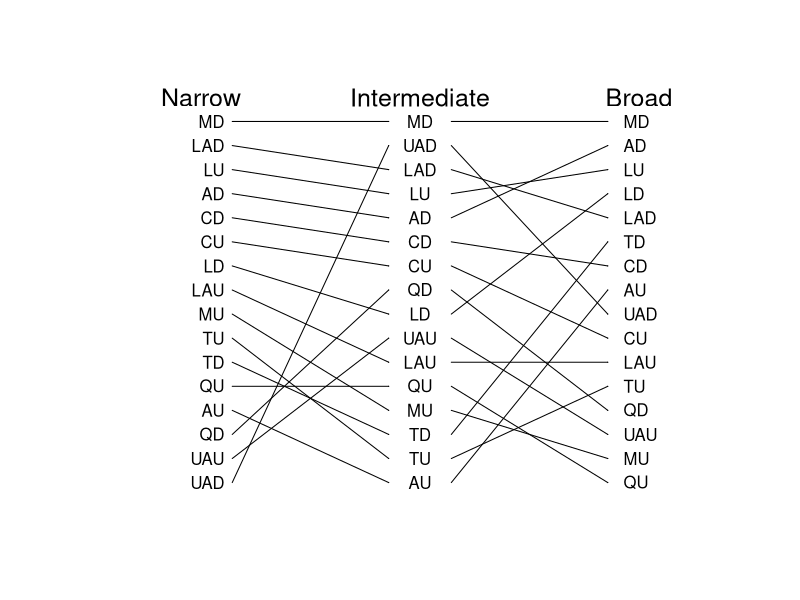

Generate this figure with R:
## ---- chunk 1
###Making a plot of how high pressure predation sites are when measured in 
#different levels of predation

setwd("C:\\Users\\faj\\Documents\\OneDrive for Business\\research\\bioTIME\\users\\Faith\\TriniFishPredation")

library(dplyr)
library(tidyr)
library(ggplot2)
library(lme4)
library(Cairo)


#preparing data 

fishDataAll <- read.csv("Fish data June 2017.csv")
head(fishDataAll)

siteCodes <- read.csv("siteCodes.csv")

selectMonths <- c("07", "08")# i am selecting out these months because then i can use the last timepoint 


group12 <- c("Hoplias malabaricus", "Crenicichla frenata", "Gymnotus carapo", "Anablepsoides hartii",
			"Cichlasoma taenia", "Cichlasoma taenia", "Corynopoma riisei", "Roeboides dientonito", 
			"Agonostomus monticola", "Rhamdia quelen", "andinoacara pulcher", "Hemigrammus unilineatus", "Rivulus hartii")


#select data from only the July and Auguest, and remove first year 
SelectData <- fishDataAll %>% 
	separate(date, c("Day", "Month", "Year"), sep = "/") %>%
	filter(Year != 2010)%>%
	filter(Month %in% selectMonths)

fishData <- data.frame(SelectData)

#calculate biomass
fishData$TotBiomass <- (fishData$numbercaught + fishData$numberseen)* fishData$weight


#calculating percentage biomass
TotBioSite<- fishData %>% 
	group_by(site, Year) %>%
	summarise(BiomasSiteSum = sum(TotBiomass, na.rm=TRUE))

siteBiomass <- data.frame(TotBioSite)

#Narrow Predation data
#-------------------------

#sum biomass per site and year
predatorsBioN <- fishData %>% 
	filter(species == "Hoplias malabaricus" | species == "Crenicichla frenata") %>%
	group_by(site, Year) %>%
	summarise(BiomassSum = sum(TotBiomass))

predatorsBio <- data.frame(predatorsBioN)
predatorsBio$Year <- as.numeric(predatorsBio$Year)
siteBiomass$Year <- as.numeric(siteBiomass$Year)

FishDataTot <- merge(siteBiomass, predatorsBio, by = c("site" ,"Year"),all=TRUE) # this makes sure i 
#know what years had no predators recoreded in 
head(FishDataTot)
FishDataTot$BiomassSum[is.na(FishDataTot$BiomassSum)] <- 0

FishDataTot$PropMass <- FishDataTot$BiomassSum / FishDataTot$BiomasSiteSum

Narrow <- aggregate(FishDataTot$BiomassSum, list(FishDataTot$site), mean, na.rm=TRUE)

orderNarrow <- Narrow[order(Narrow$x),]
head(orderNarrow)

orderNarrow$predOrderN <- c(1:nrow(orderNarrow))

#Middle predation 
#------------------------------

#there are no fsih of species Anablepsoides hartii

#sum biomass per site and year
predatorsBioM <- fishData %>% 
	filter(species == "Hoplias malabaricus" | species == "Crenicichla frenata" | 
		species == "Gymnotus carapo" | species == "Rivulus hartii") %>%
	group_by(site, Year) %>%
	summarise(BiomassSum = sum(TotBiomass))

predatorsBioMl <- data.frame(predatorsBioM)

predatorsBioMl$Year <- as.numeric(predatorsBioMl$Year)

FishDataTotM <- merge(siteBiomass, predatorsBioM, by = c("site" ,"Year"),all=TRUE) # this makes sure i 
#know what years had no predators recoreded in 
head(FishDataTotM)
FishDataTotM$BiomassSum[is.na(FishDataTotM$BiomassSum)] <- 0

FishDataTotM$PropMass <- FishDataTotM$BiomassSum / FishDataTotM$BiomasSiteSum


Middle <- aggregate(FishDataTotM$BiomassSum, list(FishDataTotM$site), mean, na.rm=TRUE)

orderMiddle<- Middle[order(Middle$x),]
head(orderMiddle)

orderMiddle$predOrderM <- c(1:nrow(orderMiddle))

#Wide predation 
#------------------------------

#there are no fsih of species Anablepsoides hartii

#sum biomass per site and year
predatorsBioW <- fishData %>% 
	filter(species %in% group12) %>%
	group_by(site, Year) %>%
	summarise(BiomassSum = sum(TotBiomass))

predatorsBioWd <- data.frame(predatorsBioW)

predatorsBioWd$Year <- as.numeric(predatorsBioWd$Year)

FishDataTotW <- merge(siteBiomass, predatorsBioW, by = c("site" ,"Year"),all=TRUE) # this makes sure i 
#know what years had no predators recoreded in 
head(FishDataTotW)
FishDataTotW$BiomassSum[is.na(FishDataTotW$BiomassSum)] <- 0

FishDataTotW$PropMass <- FishDataTotW$BiomassSum / FishDataTotW$BiomasSiteSum

Wide <- aggregate(FishDataTotW$BiomassSum, list(FishDataTotW$site), mean, na.rm=TRUE)

orderWide<- Wide[order(Wide$x),]
head(orderWide)

orderWide$predOrderW <- c(1:nrow(orderWide))


##merge all data 
#-----------------------------

orderNM <- merge(orderNarrow, orderMiddle, by = "Group.1")
orderNMWc <- merge(orderNM, orderWide, by = "Group.1")
orderNMW <- merge(orderNMWc, siteCodes, by.x = "Group.1", by.y = "siteNames")


## ---- chunk 2

Cairo(file="C:\\Users\\faj\\Documents\\OneDrive for Business\\research\\bioTIME\\users\\Faith\\TriniFishPredation\\Biomass_tangle.png",
      type="png",
      units="in", 
      width=9,
      height=6,
      pointsize=12,
      dpi=100)

plotSetup <- data.frame(cbind(c(1:17),c(20:100))) # data to plot onto emptyp plot
plot(x = plotSetup$X2, y = plotSetup$X1, col="white", axes=FALSE , ylab = " ", xlab = "  ", type = "n")

#plot arrows
arrows(x0 = 36, y0 = orderNMW$predOrderN, x1 = 56, y1 = orderNMW$predOrderM, length = 0.001)
arrows(x0 = 64, y0 = orderNMW$predOrderM, x1 = 84, y1 = orderNMW$predOrderW, length = 0.001)


#plotting text 
text(x = 35, y = orderNMW$predOrderN, labels = orderNMW$codes, adj = c(1,NA))
text(x = 60, y = orderNMW$predOrderM, labels = orderNMW$codes)
text(x = 86, y = orderNMW$predOrderW, labels = orderNMW$codes, adj = c(0,NA))

text(x = 32, y = 17, labels = "Narrow", cex = 1.5)
text(x = 60, y = 17, labels = "Intermediate", cex = 1.5)
text(x = 88, y = 17, labels = "Broad", cex = 1.5)


dev.off()

## ---- chunk 3
rownames(orderNMW) <- orderNMW$Group.1
corOrderNMW <- orderNMW[,c(2, 4, 6)] 
names(corOrderNMW ) <- c("Narrow", "Middle", "Wide")
cor(corOrderNMW, method="spearman")
cor.test(corOrderNMW$Narrow, corOrderNMW$Middle, method="spearman")
cor.test(corOrderNMW$Narrow, corOrderNMW$Wide, method="spearman")
cor.test(corOrderNMW$Wide, corOrderNMW$Middle, method="spearman")
